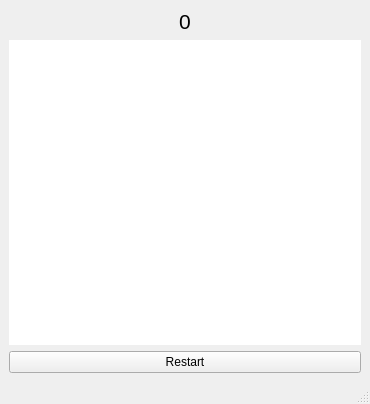
<?xml version="1.0" encoding="UTF-8"?>
<ui version="4.0">
 <class>GameWindow</class>
 <widget class="QMainWindow" name="GameWindow">
  <property name="geometry">
   <rect>
    <x>0</x>
    <y>0</y>
    <width>370</width>
    <height>404</height>
   </rect>
  </property>
  <property name="sizePolicy">
   <sizepolicy hsizetype="Maximum" vsizetype="Maximum">
    <horstretch>0</horstretch>
    <verstretch>0</verstretch>
   </sizepolicy>
  </property>
  <property name="minimumSize">
   <size>
    <width>350</width>
    <height>350</height>
   </size>
  </property>
  <property name="baseSize">
   <size>
    <width>370</width>
    <height>350</height>
   </size>
  </property>
  <property name="windowTitle">
   <string>Game</string>
  </property>
  <widget class="QWidget" name="centralwidget">
   <layout class="QGridLayout" name="gridLayout">
    <item row="0" column="0">
     <widget class="QLabel" name="scoreLabel">
      <property name="font">
       <font>
        <pointsize>16</pointsize>
       </font>
      </property>
      <property name="text">
       <string>0</string>
      </property>
      <property name="alignment">
       <set>Qt::AlignCenter</set>
      </property>
     </widget>
    </item>
    <item row="1" column="0">
     <widget class="QListWidget" name="cardsListWidget">
      <property name="styleSheet">
       <string notr="true">border: none;</string>
      </property>
      <property name="sizeAdjustPolicy">
       <enum>QAbstractScrollArea::AdjustToContents</enum>
      </property>
      <property name="movement">
       <enum>QListView::Static</enum>
      </property>
      <property name="flow">
       <enum>QListView::LeftToRight</enum>
      </property>
      <property name="isWrapping" stdset="0">
       <bool>true</bool>
      </property>
      <property name="resizeMode">
       <enum>QListView::Fixed</enum>
      </property>
      <property name="gridSize">
       <size>
        <width>100</width>
        <height>100</height>
       </size>
      </property>
      <property name="viewMode">
       <enum>QListView::IconMode</enum>
      </property>
      <property name="uniformItemSizes">
       <bool>true</bool>
      </property>
      <property name="selectionRectVisible">
       <bool>false</bool>
      </property>
      <property name="itemAlignment">
       <set>Qt::AlignCenter</set>
      </property>
     </widget>
    </item>
    <item row="2" column="0">
     <widget class="QPushButton" name="restartButton">
      <property name="text">
       <string>Restart</string>
      </property>
     </widget>
    </item>
   </layout>
  </widget>
  <widget class="QStatusBar" name="statusbar"/>
 </widget>
 <resources/>
 <connections/>
</ui>
